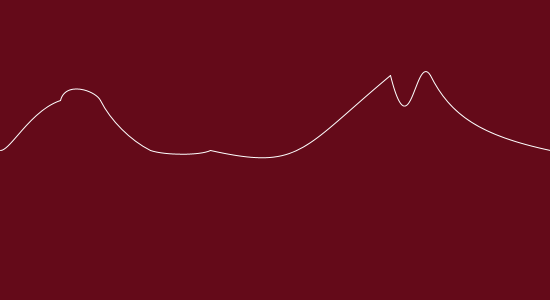
Frame 1 (no input)
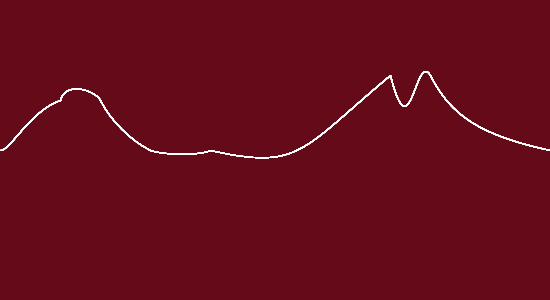
Frame 60 (the mouse pressed at the canvas centre just before this capture)
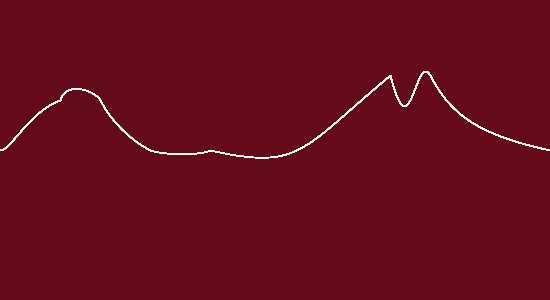
Frame 120 (the mouse held since frame 60 and released just before this capture)

The Processing sketch that drew these frames (run headless with seeded random() and noise(); from frame 60 on, the mouse is pressed at the canvas centre):

// Processing sketch: processing_74612
// ── processing_74612.pde

void setup(){
 
size(550,300);
 
background(100,10,25);
noFill();
}
void draw(){
  
stroke(255);
 
bezier(0,150,10,150,30,110,60,100);
 
bezier(60,100,65,80,95,90,100,100);
 
bezier(100,100,110,120,130,140,150,150);
 
bezier(150,150,165,155,200,155,210,150);
 
bezier(210,150,300,170,300,150,390,75);
 
bezier(390,75,410,155,415,50,430,75);
 
bezier(430,75,450,115,480,135,550,150);
 
}
